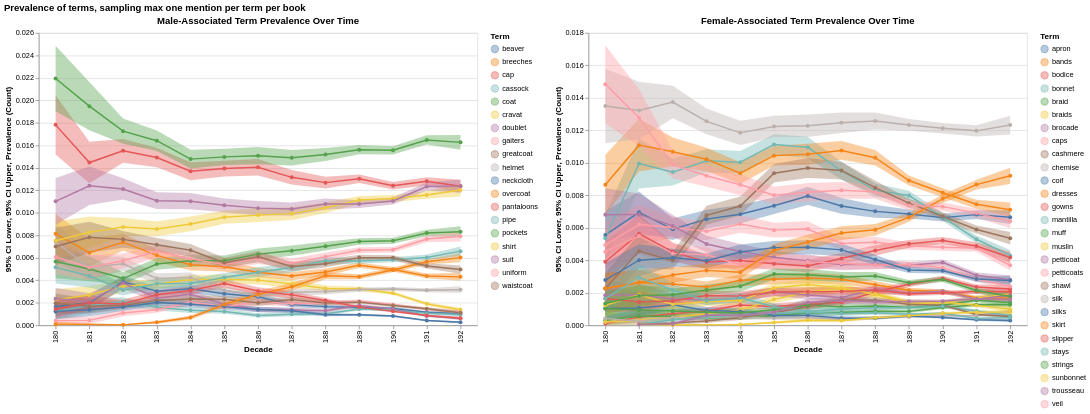

The cell this chart's notebook holds for it:
### Code cell
# sample one mention from each book
# Instead of plotting the model weights, plot the prevalence (counts) of each term over time,
# and add binomial MLE confidence intervals for each estimated prevalence.
def _(merged_no_dupe):
    import numpy as np
    from scipy.stats import norm

    decades = list(range(180, 192))

    prevalence_df = merged_no_dupe.groupby(["book_id", "term"]).first().reset_index()
    prevalence_df.term = prevalence_df.term.str.lower()
    prevalence_df = (
        prevalence_df.groupby(["decade", "term"]).size().reset_index(name="count")
    )

    # Binomial MLE-based normal approximation 95% confidence interval for a proportion
    def binom_ci(k, n, conf=0.95):
        # k = count of instances of term
        # n = total number of mentions for the decade
        # p = k/n
        # For normal approx: p ± z * sqrt(p*(1-p)/n)
        p = k / n if n > 0 else 0.0
        z = norm.ppf(1 - (1 - conf) / 2)
        stderr = np.sqrt(p * (1 - p) / n) if n > 0 else 0.0
        lower = max(0, p - z * stderr)
        upper = min(1, p + z * stderr)
        return lower, upper

    m_selection = alt.selection_point(
        fields=["term"],
        bind="legend",
        on="click",
        nearest=True,
        resolve="global",
        name="Male Terms",
    )
    f_selection = alt.selection_point(
        fields=["term"],
        bind="legend",
        on="click",
        nearest=True,
        resolve="global",
        name="Female Terms",
    )

    # Filter to decades of interest
    prevalence_df = prevalence_df[
        prevalence_df.decade.ge(180) & prevalence_df.decade.le(192)
    ]

    # Compute the total number of term mentions ("n") per decade
    prevalence_df["total_mentions"] = prevalence_df.groupby("decade")[
        "count"
    ].transform(lambda x: x.sum())

    # Prevalence (proportion)
    prevalence_df["count_norm"] = (
        prevalence_df["count"] / prevalence_df["total_mentions"]
    )

    # Calculate binomial confidence intervals for each row
    ci = prevalence_df.apply(
        lambda row: binom_ci(row["count"], row["total_mentions"]), axis=1
    )
    prevalence_df["ci_low"] = [v[0] for v in ci]
    prevalence_df["ci_high"] = [v[1] for v in ci]

    # Select terms for male and female associations
    m_terms_stripped = [term[5:] for term in m_terms]
    f_terms_stripped = [term[5:] for term in f_terms]

    m_term_counts = prevalence_df[prevalence_df.term.isin(m_terms_stripped)]
    f_term_counts = prevalence_df[prevalence_df.term.isin(f_terms_stripped)]

    # add brush selection for the y-axis
    y_scale_brush = alt.selection_interval(encodings=["y"])

    # Plot: point+line for prevalence, band for confidence interval
    m_count_chart = (
        alt.Chart(m_term_counts)
        .mark_line(point=True)
        .encode(
            x=alt.X("decade:O", title="Decade", sort=decades),
            y=alt.Y("count_norm:Q", title="Prevalence (Count)"),
            color=alt.Color("term:N", title="Term"),
            opacity=alt.condition(m_selection, alt.value(1), alt.value(0.2)),
            tooltip=["decade:O", "term:N", "count_norm:Q", "ci_low:Q", "ci_high:Q"],
        )
        .add_params(m_selection, y_scale_brush)
        .properties(
            width=600, height=400, title="Male-Associated Term Prevalence Over Time"
        )
    )

    m_band = (
        alt.Chart(m_term_counts)
        .mark_area(opacity=0.2)
        .encode(
            x=alt.X("decade:O", title="Decade", sort=decades),
            y=alt.Y("ci_low:Q", title="95% CI Lower"),
            y2=alt.Y2("ci_high:Q", title="95% CI Upper"),
            color=alt.Color("term:N", title="Term"),
            opacity=alt.condition(m_selection, alt.value(0.4), alt.value(0.1)),
        )
    )
    m_chart = m_band + m_count_chart

    f_count_chart = (
        alt.Chart(f_term_counts)
        .mark_line(point=True)
        .encode(
            x=alt.X("decade:O", title="Decade", sort=decades),
            y=alt.Y("count_norm:Q", title="Prevalence (Count)"),
            color=alt.Color("term:N", title="Term"),
            opacity=alt.condition(f_selection, alt.value(1), alt.value(0.2)),
            tooltip=["decade:O", "term:N", "count_norm:Q", "ci_low:Q", "ci_high:Q"],
        )
        .add_params(f_selection)
        .properties(
            width=600, height=400, title="Female-Associated Term Prevalence Over Time"
        )
    )

    f_band = (
        alt.Chart(f_term_counts)
        .mark_area(opacity=0.2)
        .encode(
            x=alt.X("decade:O", title="Decade", sort=decades),
            y=alt.Y("ci_low:Q", title="95% CI Lower"),
            y2=alt.Y2("ci_high:Q", title="95% CI Upper"),
            color=alt.Color("term:N", title="Term"),
            opacity=alt.condition(f_selection, alt.value(0.4), alt.value(0.1)),
        )
    )

    f_chart = f_band + f_count_chart

    return (
        (m_chart | f_chart)
        .resolve_scale(color="independent")
        .properties(
            title="Prevalence of terms, sampling max one mention per term per book"
        )
    )


_(merged_no_dupe)

### Figure 1 — Vega-Lite specification as saved in the notebook (floating-point values rounded to 4 significant figures; data arrays with more than 128 entries replaced by an {"elided": "..."} marker saying what was removed)
{"config": {"view": {"continuousWidth": 300, "continuousHeight": 300}}, "hconcat": [{"layer": [{"mark": {"type": "area", "opacity": 0.2}, "encoding": {"color": {"field": "term", "title": "Term", "type": "nominal"}, "opacity": {"condition": {"param": "Male Terms", "value": 0.4}, "value": 0.1}, "x": {"field": "decade", "sort": [180, 181, 182, 183, 184, 185, 186, 187, 188, 189, 190, 191], "title": "Decade", "type": "ordinal"}, "y": {"field": "ci_low", "title": "95% CI Lower", "type": "quantitative"}, "y2": {"field": "ci_high", "title": "95% CI Upper"}}}, {"mark": {"type": "line", "point": true}, "encoding": {"color": {"field": "term", "title": "Term", "type": "nominal"}, "opacity": {"condition": {"param": "Male Terms", "value": 1}, "value": 0.2}, "tooltip": [{"field": "decade", "type": "ordinal"}, {"field": "term", "type": "nominal"}, {"field": "count_norm", "type": "quantitative"}, {"field": "ci_low", "type": "quantitative"}, {"field": "ci_high", "type": "quantitative"}], "x": {"field": "decade", "sort": [180, 181, 182, 183, 184, 185, 186, 187, 188, 189, 190, 191], "title": "Decade", "type": "ordinal"}, "y": {"field": "count_norm", "title": "Prevalence (Count)", "type": "quantitative"}}, "name": "view_dd8959626483767f_1", "title": "Male-Associated Term Prevalence Over Time"}], "data": {"name": "data-dbafd5dbfbbf9896247c541413e839de"}, "height": 400, "width": 600}, {"layer": [{"mark": {"type": "area", "opacity": 0.2}, "encoding": {"color": {"field": "term", "title": "Term", "type": "nominal"}, "opacity": {"condition": {"param": "Female Terms", "value": 0.4}, "value": 0.1}, "x": {"field": "decade", "sort": [180, 181, 182, 183, 184, 185, 186, 187, 188, 189, 190, 191], "title": "Decade", "type": "ordinal"}, "y": {"field": "ci_low", "title": "95% CI Lower", "type": "quantitative"}, "y2": {"field": "ci_high", "title": "95% CI Upper"}}}, {"mark": {"type": "line", "point": true}, "encoding": {"color": {"field": "term", "title": "Term", "type": "nominal"}, "opacity": {"condition": {"param": "Female Terms", "value": 1}, "value": 0.2}, "tooltip": [{"field": "decade", "type": "ordinal"}, {"field": "term", "type": "nominal"}, {"field": "count_norm", "type": "quantitative"}, {"field": "ci_low", "type": "quantitative"}, {"field": "ci_high", "type": "quantitative"}], "x": {"field": "decade", "sort": [180, 181, 182, 183, 184, 185, 186, 187, 188, 189, 190, 191], "title": "Decade", "type": "ordinal"}, "y": {"field": "count_norm", "title": "Prevalence (Count)", "type": "quantitative"}}, "name": "view_8b84d3839d4bb55c_1", "title": "Female-Associated Term Prevalence Over Time"}], "data": {"name": "data-7dfe4dd5cef164601c62144887d7731b"}, "height": 400, "width": 600}], "params": [{"name": "Male Terms", "select": {"type": "point", "fields": ["term"], "nearest": true, "on": "click", "resolve": "global"}, "bind": "legend", "views": ["view_dd8959626483767f_1"]}, {"name": "param_bb5c22dacc2ea829", "select": {"type": "interval", "encodings": ["y"]}, "views": ["view_dd8959626483767f_1"]}, {"name": "Female Terms", "select": {"type": "point", "fields": ["term"], "nearest": true, "on": "click", "resolve": "global"}, "bind": "legend", "views": ["view_8b84d3839d4bb55c_1"]}], "resolve": {"scale": {"color": "independent"}}, "title": "Prevalence of terms, sampling max one mention per term per book", "$schema": "https://vega.github.io/schema/vega-lite/v6.1.0.json", "datasets": {"data-dbafd5dbfbbf9896247c541413e839de": {"elided": "246 records"}, "data-7dfe4dd5cef164601c62144887d7731b": {"elided": "359 records"}}}
